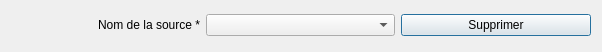
<?xml version="1.0" encoding="UTF-8"?>
<ui version="4.0">
 <class>Dialog</class>
 <widget class="QDialog" name="Dialog">
  <property name="geometry">
   <rect>
    <x>0</x>
    <y>0</y>
    <width>602</width>
    <height>52</height>
   </rect>
  </property>
  <property name="windowTitle">
   <string>Supprimer une offre de transport collectif</string>
  </property>
  <widget class="QWidget" name="verticalLayoutWidget">
   <property name="geometry">
    <rect>
     <x>10</x>
     <y>10</y>
     <width>581</width>
     <height>31</height>
    </rect>
   </property>
   <layout class="QGridLayout" name="gridLayout">
    <item row="0" column="1">
     <widget class="QComboBox" name="comboBoxSourceName"/>
    </item>
    <item row="0" column="0">
     <widget class="QLabel" name="label">
      <property name="text">
       <string>Nom de la source *</string>
      </property>
      <property name="alignment">
       <set>Qt::AlignRight|Qt::AlignTrailing|Qt::AlignVCenter</set>
      </property>
     </widget>
    </item>
    <item row="0" column="2">
     <widget class="QPushButton" name="pushButtonDelete">
      <property name="text">
       <string>Supprimer</string>
      </property>
     </widget>
    </item>
   </layout>
  </widget>
 </widget>
 <resources/>
 <connections/>
</ui>
